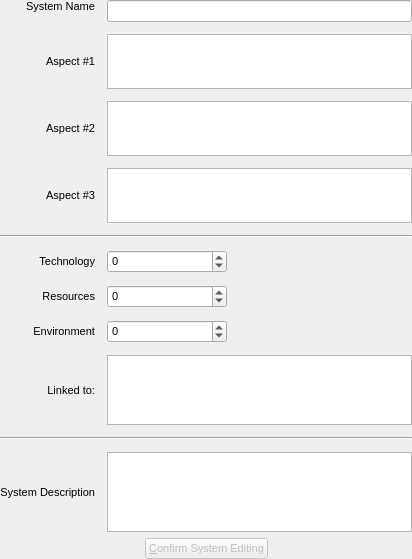
<?xml version="1.0" encoding="UTF-8"?>
<ui version="4.0">
 <class>ClusterItemEditor</class>
 <widget class="QWidget" name="ClusterItemEditor">
  <property name="geometry">
   <rect>
    <x>0</x>
    <y>0</y>
    <width>412</width>
    <height>559</height>
   </rect>
  </property>
  <property name="font">
   <font>
    <pointsize>8</pointsize>
   </font>
  </property>
  <property name="windowTitle">
   <string>Form</string>
  </property>
  <property name="styleSheet">
   <string notr="true"/>
  </property>
  <layout class="QVBoxLayout" name="verticalLayout">
   <property name="leftMargin">
    <number>0</number>
   </property>
   <property name="topMargin">
    <number>0</number>
   </property>
   <property name="rightMargin">
    <number>0</number>
   </property>
   <property name="bottomMargin">
    <number>0</number>
   </property>
   <item>
    <layout class="QGridLayout" name="gridLayout" rowstretch="1,0,0,0,0,0,0,0,0,0,0" columnstretch="0,0">
     <property name="spacing">
      <number>12</number>
     </property>
     <item row="0" column="0">
      <widget class="QLabel" name="label">
       <property name="text">
        <string>System Name</string>
       </property>
       <property name="alignment">
        <set>Qt::AlignRight|Qt::AlignTop|Qt::AlignTrailing</set>
       </property>
       <property name="wordWrap">
        <bool>true</bool>
       </property>
      </widget>
     </item>
     <item row="0" column="1">
      <widget class="QLineEdit" name="txtSystemName">
       <property name="alignment">
        <set>Qt::AlignLeading|Qt::AlignLeft|Qt::AlignTop</set>
       </property>
      </widget>
     </item>
     <item row="1" column="0">
      <widget class="QLabel" name="label_2">
       <property name="text">
        <string>Aspect #1</string>
       </property>
       <property name="alignment">
        <set>Qt::AlignRight|Qt::AlignTrailing|Qt::AlignVCenter</set>
       </property>
      </widget>
     </item>
     <item row="1" column="1">
      <widget class="QPlainTextEdit" name="txtAspect1">
       <property name="minimumSize">
        <size>
         <width>50</width>
         <height>40</height>
        </size>
       </property>
      </widget>
     </item>
     <item row="2" column="0">
      <widget class="QLabel" name="label_3">
       <property name="text">
        <string>Aspect #2</string>
       </property>
       <property name="alignment">
        <set>Qt::AlignRight|Qt::AlignTrailing|Qt::AlignVCenter</set>
       </property>
      </widget>
     </item>
     <item row="2" column="1">
      <widget class="QPlainTextEdit" name="txtAspect2">
       <property name="minimumSize">
        <size>
         <width>50</width>
         <height>40</height>
        </size>
       </property>
      </widget>
     </item>
     <item row="3" column="0">
      <widget class="QLabel" name="label_4">
       <property name="text">
        <string>Aspect #3</string>
       </property>
       <property name="alignment">
        <set>Qt::AlignRight|Qt::AlignTrailing|Qt::AlignVCenter</set>
       </property>
      </widget>
     </item>
     <item row="3" column="1">
      <widget class="QPlainTextEdit" name="txtAspect3">
       <property name="minimumSize">
        <size>
         <width>50</width>
         <height>40</height>
        </size>
       </property>
      </widget>
     </item>
     <item row="4" column="0" colspan="2">
      <widget class="Line" name="line">
       <property name="orientation">
        <enum>Qt::Horizontal</enum>
       </property>
      </widget>
     </item>
     <item row="5" column="0">
      <widget class="QLabel" name="Technology">
       <property name="text">
        <string>Technology</string>
       </property>
       <property name="alignment">
        <set>Qt::AlignRight|Qt::AlignTrailing|Qt::AlignVCenter</set>
       </property>
      </widget>
     </item>
     <item row="5" column="1">
      <widget class="QSpinBox" name="spnTech">
       <property name="sizePolicy">
        <sizepolicy hsizetype="Maximum" vsizetype="Fixed">
         <horstretch>0</horstretch>
         <verstretch>0</verstretch>
        </sizepolicy>
       </property>
       <property name="minimumSize">
        <size>
         <width>120</width>
         <height>0</height>
        </size>
       </property>
       <property name="minimum">
        <number>-4</number>
       </property>
       <property name="maximum">
        <number>4</number>
       </property>
      </widget>
     </item>
     <item row="6" column="0">
      <widget class="QLabel" name="label_7">
       <property name="text">
        <string>Resources</string>
       </property>
       <property name="alignment">
        <set>Qt::AlignRight|Qt::AlignTrailing|Qt::AlignVCenter</set>
       </property>
      </widget>
     </item>
     <item row="6" column="1">
      <widget class="QSpinBox" name="spnRes">
       <property name="sizePolicy">
        <sizepolicy hsizetype="Maximum" vsizetype="Fixed">
         <horstretch>0</horstretch>
         <verstretch>0</verstretch>
        </sizepolicy>
       </property>
       <property name="minimumSize">
        <size>
         <width>120</width>
         <height>0</height>
        </size>
       </property>
       <property name="minimum">
        <number>-4</number>
       </property>
       <property name="maximum">
        <number>4</number>
       </property>
      </widget>
     </item>
     <item row="7" column="0">
      <widget class="QLabel" name="label_8">
       <property name="text">
        <string>Environment</string>
       </property>
       <property name="alignment">
        <set>Qt::AlignRight|Qt::AlignTrailing|Qt::AlignVCenter</set>
       </property>
      </widget>
     </item>
     <item row="7" column="1">
      <widget class="QSpinBox" name="spnEnv">
       <property name="sizePolicy">
        <sizepolicy hsizetype="Maximum" vsizetype="Fixed">
         <horstretch>0</horstretch>
         <verstretch>0</verstretch>
        </sizepolicy>
       </property>
       <property name="minimumSize">
        <size>
         <width>120</width>
         <height>0</height>
        </size>
       </property>
       <property name="minimum">
        <number>-4</number>
       </property>
       <property name="maximum">
        <number>4</number>
       </property>
      </widget>
     </item>
     <item row="9" column="0" colspan="2">
      <widget class="Line" name="line_2">
       <property name="orientation">
        <enum>Qt::Horizontal</enum>
       </property>
      </widget>
     </item>
     <item row="10" column="0">
      <widget class="QLabel" name="label_5">
       <property name="text">
        <string>System Description</string>
       </property>
       <property name="alignment">
        <set>Qt::AlignRight|Qt::AlignTrailing|Qt::AlignVCenter</set>
       </property>
       <property name="wordWrap">
        <bool>true</bool>
       </property>
      </widget>
     </item>
     <item row="10" column="1">
      <widget class="QPlainTextEdit" name="txtSystemDescription">
       <property name="minimumSize">
        <size>
         <width>0</width>
         <height>80</height>
        </size>
       </property>
      </widget>
     </item>
     <item row="8" column="0">
      <widget class="QLabel" name="label_6">
       <property name="text">
        <string>Linked to:</string>
       </property>
       <property name="alignment">
        <set>Qt::AlignRight|Qt::AlignTrailing|Qt::AlignVCenter</set>
       </property>
      </widget>
     </item>
     <item row="8" column="1">
      <widget class="QListWidget" name="lstReachability"/>
     </item>
    </layout>
   </item>
   <item>
    <spacer name="verticalSpacer">
     <property name="orientation">
      <enum>Qt::Vertical</enum>
     </property>
     <property name="sizeHint" stdset="0">
      <size>
       <width>20</width>
       <height>40</height>
      </size>
     </property>
    </spacer>
   </item>
   <item>
    <layout class="QHBoxLayout" name="horizontalLayout">
     <item>
      <spacer name="horizontalSpacer">
       <property name="orientation">
        <enum>Qt::Horizontal</enum>
       </property>
       <property name="sizeHint" stdset="0">
        <size>
         <width>40</width>
         <height>20</height>
        </size>
       </property>
      </spacer>
     </item>
     <item>
      <widget class="QPushButton" name="btnConfirmEditing">
       <property name="enabled">
        <bool>false</bool>
       </property>
       <property name="sizePolicy">
        <sizepolicy hsizetype="Maximum" vsizetype="Fixed">
         <horstretch>2</horstretch>
         <verstretch>0</verstretch>
        </sizepolicy>
       </property>
       <property name="styleSheet">
        <string notr="true"/>
       </property>
       <property name="text">
        <string>&amp;Confirm System Editing</string>
       </property>
      </widget>
     </item>
     <item>
      <spacer name="horizontalSpacer_2">
       <property name="orientation">
        <enum>Qt::Horizontal</enum>
       </property>
       <property name="sizeHint" stdset="0">
        <size>
         <width>40</width>
         <height>20</height>
        </size>
       </property>
      </spacer>
     </item>
    </layout>
   </item>
  </layout>
 </widget>
 <resources/>
 <connections/>
</ui>
